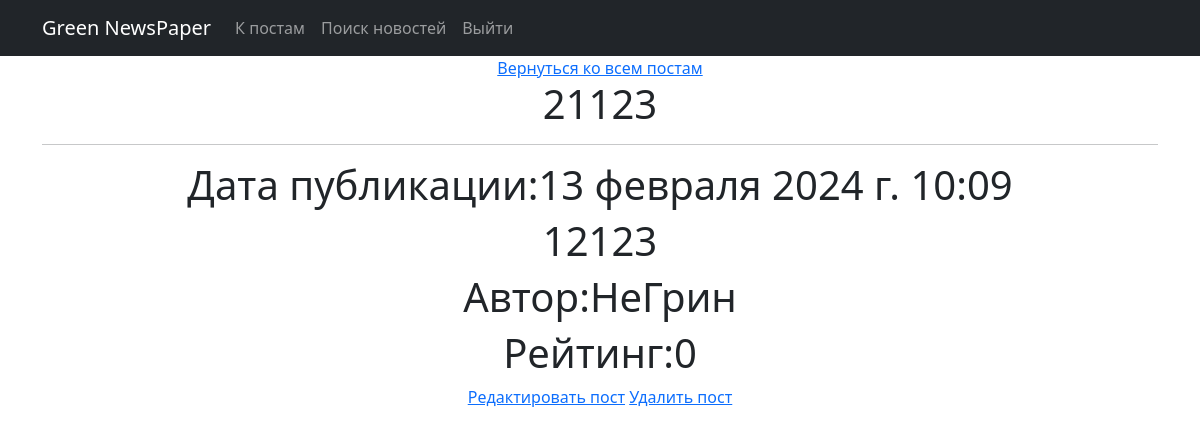
/posts/87, run on the app's committed database.
### news/models.py (models this page shows, shortened)
class Post(models.Model):
    article = 'AR'
    news = 'NE'
    POSITIONS = [
        (article, 'Статья'),
        (news, 'Новость')
    ]
    author = models.ForeignKey(Author, on_delete = models.CASCADE)
    title = models.CharField(max_length=255)
    text = models.TextField()
    type = models.CharField(max_length=250, choices = POSITIONS)
    time = models.DateTimeField(auto_now_add = True)
    category = models.ManyToManyField(Category, through = 'PostCategory')
    rating = models.IntegerField(default=0)

class Author(models.Model):
    user = models.OneToOneField(User, on_delete = models.CASCADE)
    rating = models.IntegerField(default=0)

### news/views.py (the view)
# urls.py: path('<int:pk>', PostDetail.as_view(), name='post_detail'), #cache_page(300)(PostDetail.as_view())
class PostDetail(DetailView):
    model = Post
    template_name = 'post.html'
    context_object_name = 'post'
    def get_object(self, *args, **kwargs):
        obj = cache.get(f'post-{self.kwargs["pk"]}', None)
        if not obj:
            obj = super().get_object(queryset=self.queryset)
            cache.set(f'post-{self.kwargs["pk"]}', obj)
        return obj

### news/templatetags/custom_filters.py (called while the page is built)
@register.filter()
def censor(value):
    text = str(value)
    for word in SWEAR_WORDS:
        text = text.replace(word[1:], "*" * (len(word)-1))
    return text

### templates/post.html (shortened to what this page needs)
{% extends 'flatpages/default.html' %}
{% load custom_filters %}
{% block content %}
<a href="/posts/">Вернуться ко всем постам</a>
<h1>
    {{ post.title|censor }}
    <hr>
    <h1>Дата публикации:{{ post.time }}</h1>
    <h1>{{ post.text|censor }}</h1>
    <h1>Автор:{{ post.author.user.username }}</h1>
    <h1>Рейтинг:{{ post.rating }}</h1>
    <a href="/posts/{{ post.id }}/edit/">Редактировать пост</a>
    <a href="/posts/{{ post.id }}/delete/">Удалить пост</a>
</h1>
{% endblock content %}

### data on the page
Post: title|censor "21123", time "13 февраля 2024 г. 10:09", text|censor "12123", author.user.username "НеГрин", rating "0"
